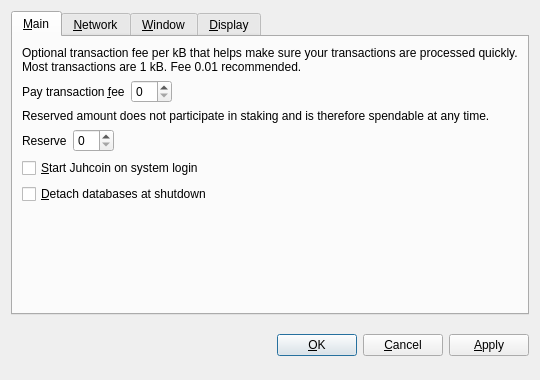
<?xml version="1.0" encoding="UTF-8"?>
<ui version="4.0">
 <class>OptionsDialog</class>
 <widget class="QDialog" name="OptionsDialog">
  <property name="geometry">
   <rect>
    <x>0</x>
    <y>0</y>
    <width>540</width>
    <height>380</height>
   </rect>
  </property>
  <property name="windowTitle">
   <string>Options</string>
  </property>
  <property name="modal">
   <bool>true</bool>
  </property>
  <layout class="QVBoxLayout" name="verticalLayout">
   <item>
    <widget class="QTabWidget" name="tabWidget">
     <property name="tabPosition">
      <enum>QTabWidget::North</enum>
     </property>
     <property name="currentIndex">
      <number>0</number>
     </property>
     <widget class="QWidget" name="tabMain">
      <attribute name="title">
       <string>&amp;Main</string>
      </attribute>
      <layout class="QVBoxLayout" name="verticalLayout_Main">
       <item>
        <widget class="QLabel" name="transactionFeeInfoLabel">
         <property name="text">
          <string>Optional transaction fee per kB that helps make sure your transactions are processed quickly. Most transactions are 1 kB. Fee 0.01 recommended.</string>
         </property>
         <property name="textFormat">
          <enum>Qt::PlainText</enum>
         </property>
         <property name="wordWrap">
          <bool>true</bool>
         </property>
        </widget>
       </item>
       <item>
        <layout class="QHBoxLayout" name="horizontalLayoutFee">
         <item>
          <widget class="QLabel" name="transactionFeeLabel">
           <property name="text">
            <string>Pay transaction &amp;fee</string>
           </property>
           <property name="textFormat">
            <enum>Qt::PlainText</enum>
           </property>
           <property name="buddy">
            <cstring>transactionFee</cstring>
           </property>
          </widget>
         </item>
         <item>
          <widget class="BitcoinAmountField" name="transactionFee"/>
         </item>
         <item>
          <spacer name="horizontalSpacerFee">
           <property name="orientation">
            <enum>Qt::Horizontal</enum>
           </property>
           <property name="sizeHint" stdset="0">
            <size>
             <width>40</width>
             <height>20</height>
            </size>
           </property>
          </spacer>
         </item>
        </layout>
       </item>
       <item>
        <widget class="QLabel" name="reserveBalanceInfoLabel">
         <property name="text">
          <string>Reserved amount does not participate in staking and is therefore spendable at any time.</string>
         </property>
         <property name="textFormat">
          <enum>Qt::PlainText</enum>
         </property>
         <property name="wordWrap">
          <bool>true</bool>
         </property>
        </widget>
       </item>
       <item>
        <layout class="QHBoxLayout" name="horizontalLayoutReserveBalance">
         <item>
          <widget class="QLabel" name="reserveBalanceLabel">
           <property name="text">
            <string>Reserve</string>
           </property>
           <property name="textFormat">
            <enum>Qt::PlainText</enum>
           </property>
           <property name="buddy">
            <cstring>reserveBalance</cstring>
           </property>
          </widget>
         </item>
         <item>
          <widget class="BitcoinAmountField" name="reserveBalance"/>
         </item>
         <item>
          <spacer name="horizontalSpacerReserveBalance">
           <property name="orientation">
            <enum>Qt::Horizontal</enum>
           </property>
           <property name="sizeHint" stdset="0">
            <size>
             <width>40</width>
             <height>20</height>
            </size>
           </property>
          </spacer>
         </item>
        </layout>
       </item>
       <item>
        <widget class="QCheckBox" name="bitcoinAtStartup">
         <property name="toolTip">
          <string>Automatically start Juhcoin after logging in to the system.</string>
         </property>
         <property name="text">
          <string>&amp;Start Juhcoin on system login</string>
         </property>
        </widget>
       </item>
       <item>
        <widget class="QCheckBox" name="detachDatabases">
         <property name="toolTip">
          <string>Detach block and address databases at shutdown. This means they can be moved to another data directory, but it slows down shutdown. The wallet is always detached.</string>
         </property>
         <property name="text">
          <string>&amp;Detach databases at shutdown</string>
         </property>
        </widget>
       </item>
       <item>
        <spacer name="verticalSpacer_Main">
         <property name="orientation">
          <enum>Qt::Vertical</enum>
         </property>
         <property name="sizeHint" stdset="0">
          <size>
           <width>20</width>
           <height>40</height>
          </size>
         </property>
        </spacer>
       </item>
      </layout>
     </widget>
     <widget class="QWidget" name="tabNetwork">
      <attribute name="title">
       <string>&amp;Network</string>
      </attribute>
      <layout class="QVBoxLayout" name="verticalLayout_Network">
       <item>
        <widget class="QCheckBox" name="mapPortUpnp">
         <property name="toolTip">
          <string>Automatically open the Juhcoin client port on the router. This only works when your router supports UPnP and it is enabled.</string>
         </property>
         <property name="text">
          <string>Map port using &amp;UPnP</string>
         </property>
        </widget>
       </item>
       <item>
        <widget class="QCheckBox" name="connectSocks">
         <property name="toolTip">
          <string>Connect to the Juhcoin network through a SOCKS proxy (e.g. when connecting through Tor).</string>
         </property>
         <property name="text">
          <string>&amp;Connect through SOCKS proxy:</string>
         </property>
        </widget>
       </item>
       <item>
        <layout class="QHBoxLayout" name="horizontalLayout_Network">
         <item>
          <widget class="QLabel" name="proxyIpLabel">
           <property name="text">
            <string>Proxy &amp;IP:</string>
           </property>
           <property name="textFormat">
            <enum>Qt::PlainText</enum>
           </property>
           <property name="buddy">
            <cstring>proxyIp</cstring>
           </property>
          </widget>
         </item>
         <item>
          <widget class="QValidatedLineEdit" name="proxyIp">
           <property name="maximumSize">
            <size>
             <width>140</width>
             <height>16777215</height>
            </size>
           </property>
           <property name="toolTip">
            <string>IP address of the proxy (e.g. 127.0.0.1)</string>
           </property>
          </widget>
         </item>
         <item>
          <widget class="QLabel" name="proxyPortLabel">
           <property name="text">
            <string>&amp;Port:</string>
           </property>
           <property name="textFormat">
            <enum>Qt::PlainText</enum>
           </property>
           <property name="buddy">
            <cstring>proxyPort</cstring>
           </property>
          </widget>
         </item>
         <item>
          <widget class="QLineEdit" name="proxyPort">
           <property name="maximumSize">
            <size>
             <width>55</width>
             <height>16777215</height>
            </size>
           </property>
           <property name="toolTip">
            <string>Port of the proxy (e.g. 9050)</string>
           </property>
          </widget>
         </item>
         <item>
          <widget class="QLabel" name="socksVersionLabel">
           <property name="text">
            <string>SOCKS &amp;Version:</string>
           </property>
           <property name="textFormat">
            <enum>Qt::PlainText</enum>
           </property>
           <property name="buddy">
            <cstring>socksVersion</cstring>
           </property>
          </widget>
         </item>
         <item>
          <widget class="QValueComboBox" name="socksVersion">
           <property name="toolTip">
            <string>SOCKS version of the proxy (e.g. 5)</string>
           </property>
          </widget>
         </item>
         <item>
          <spacer name="horizontalSpacer_Network">
           <property name="orientation">
            <enum>Qt::Horizontal</enum>
           </property>
           <property name="sizeHint" stdset="0">
            <size>
             <width>40</width>
             <height>20</height>
            </size>
           </property>
          </spacer>
         </item>
        </layout>
       </item>
       <item>
        <spacer name="verticalSpacer_Network">
         <property name="orientation">
          <enum>Qt::Vertical</enum>
         </property>
         <property name="sizeHint" stdset="0">
          <size>
           <width>20</width>
           <height>40</height>
          </size>
         </property>
        </spacer>
       </item>
      </layout>
     </widget>
     <widget class="QWidget" name="tabWindow">
      <attribute name="title">
       <string>&amp;Window</string>
      </attribute>
      <layout class="QVBoxLayout" name="verticalLayout_Window">
       <item>
        <widget class="QCheckBox" name="minimizeToTray">
         <property name="toolTip">
          <string>Show only a tray icon after minimizing the window.</string>
         </property>
         <property name="text">
          <string>&amp;Minimize to the tray instead of the taskbar</string>
         </property>
        </widget>
       </item>
       <item>
        <widget class="QCheckBox" name="minimizeOnClose">
         <property name="toolTip">
          <string>Minimize instead of exit the application when the window is closed. When this option is enabled, the application will be closed only after selecting Quit in the menu.</string>
         </property>
         <property name="text">
          <string>M&amp;inimize on close</string>
         </property>
        </widget>
       </item>
       <item>
        <spacer name="verticalSpacer_Window">
         <property name="orientation">
          <enum>Qt::Vertical</enum>
         </property>
         <property name="sizeHint" stdset="0">
          <size>
           <width>20</width>
           <height>40</height>
          </size>
         </property>
        </spacer>
       </item>
      </layout>
     </widget>
     <widget class="QWidget" name="tabDisplay">
      <attribute name="title">
       <string>&amp;Display</string>
      </attribute>
      <layout class="QVBoxLayout" name="verticalLayout_Display">
       <item>
        <layout class="QHBoxLayout" name="horizontalLayout_1_Display">
         <item>
          <widget class="QLabel" name="langLabel">
           <property name="text">
            <string>User Interface &amp;language:</string>
           </property>
           <property name="textFormat">
            <enum>Qt::PlainText</enum>
           </property>
           <property name="buddy">
            <cstring>lang</cstring>
           </property>
          </widget>
         </item>
         <item>
          <widget class="QValueComboBox" name="lang">
           <property name="toolTip">
            <string>The user interface language can be set here. This setting will take effect after restarting Juhcoin.</string>
           </property>
          </widget>
         </item>
        </layout>
       </item>
       <item>
        <layout class="QHBoxLayout" name="horizontalLayout_2_Display">
         <item>
          <widget class="QLabel" name="unitLabel">
           <property name="text">
            <string>&amp;Unit to show amounts in:</string>
           </property>
           <property name="textFormat">
            <enum>Qt::PlainText</enum>
           </property>
           <property name="buddy">
            <cstring>unit</cstring>
           </property>
          </widget>
         </item>
         <item>
          <widget class="QValueComboBox" name="unit">
           <property name="toolTip">
            <string>Choose the default subdivision unit to show in the interface and when sending coins.</string>
           </property>
          </widget>
         </item>
        </layout>
       </item>
       <item>
        <widget class="QCheckBox" name="displayAddresses">
         <property name="toolTip">
          <string>Whether to show Juhcoin addresses in the transaction list or not.</string>
         </property>
         <property name="text">
          <string>&amp;Display addresses in transaction list</string>
         </property>
        </widget>
       </item>
       <item>
        <widget class="QCheckBox" name="coinControlFeatures">
         <property name="toolTip">
          <string>Whether to show coin control features or not.</string>
         </property>
         <property name="text">
          <string>Display coin &amp;control features (experts only!)</string>
         </property>
        </widget>
       </item>
       <item>
        <spacer name="verticalSpacer_Display">
         <property name="orientation">
          <enum>Qt::Vertical</enum>
         </property>
         <property name="sizeHint" stdset="0">
          <size>
           <width>20</width>
           <height>40</height>
          </size>
         </property>
        </spacer>
       </item>
      </layout>
     </widget>
    </widget>
   </item>
   <item>
    <layout class="QHBoxLayout" name="horizontalLayout_Buttons">
     <item>
      <spacer name="horizontalSpacer_1">
       <property name="orientation">
        <enum>Qt::Horizontal</enum>
       </property>
       <property name="sizeHint" stdset="0">
        <size>
         <width>40</width>
         <height>48</height>
        </size>
       </property>
      </spacer>
     </item>
     <item>
      <widget class="QLabel" name="statusLabel">
       <property name="font">
        <font>
         <weight>75</weight>
         <bold>true</bold>
        </font>
       </property>
       <property name="text">
        <string/>
       </property>
       <property name="textFormat">
        <enum>Qt::PlainText</enum>
       </property>
       <property name="wordWrap">
        <bool>true</bool>
       </property>
      </widget>
     </item>
     <item>
      <spacer name="horizontalSpacer_2">
       <property name="orientation">
        <enum>Qt::Horizontal</enum>
       </property>
       <property name="sizeHint" stdset="0">
        <size>
         <width>40</width>
         <height>48</height>
        </size>
       </property>
      </spacer>
     </item>
     <item>
      <widget class="QPushButton" name="okButton">
       <property name="text">
        <string>&amp;OK</string>
       </property>
      </widget>
     </item>
     <item>
      <widget class="QPushButton" name="cancelButton">
       <property name="text">
        <string>&amp;Cancel</string>
       </property>
       <property name="autoDefault">
        <bool>false</bool>
       </property>
      </widget>
     </item>
     <item>
      <widget class="QPushButton" name="applyButton">
       <property name="text">
        <string>&amp;Apply</string>
       </property>
       <property name="autoDefault">
        <bool>false</bool>
       </property>
      </widget>
     </item>
    </layout>
   </item>
  </layout>
 </widget>
 <customwidgets>
  <customwidget>
   <class>BitcoinAmountField</class>
   <extends>QSpinBox</extends>
   <header>bitcoinamountfield.h</header>
  </customwidget>
  <customwidget>
   <class>QValueComboBox</class>
   <extends>QComboBox</extends>
   <header>qvaluecombobox.h</header>
  </customwidget>
  <customwidget>
   <class>QValidatedLineEdit</class>
   <extends>QLineEdit</extends>
   <header>qvalidatedlineedit.h</header>
  </customwidget>
 </customwidgets>
 <resources/>
 <connections/>
</ui>
